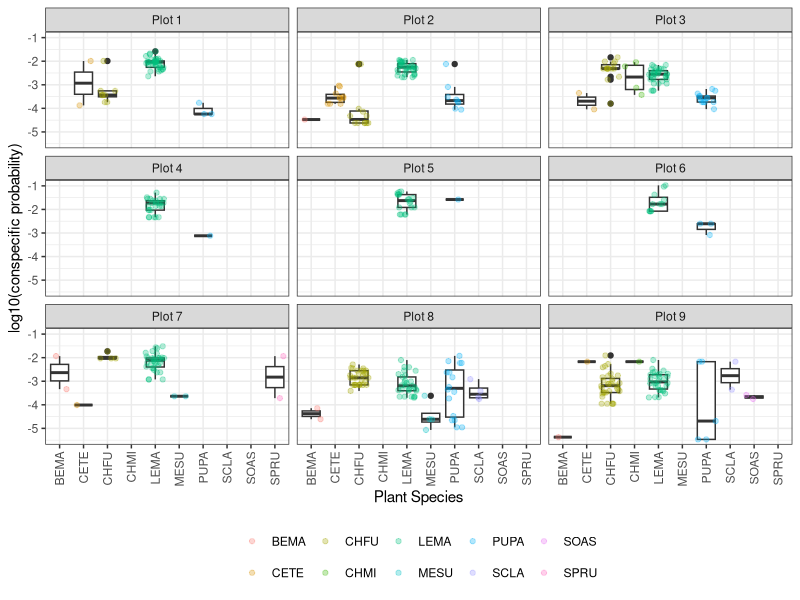
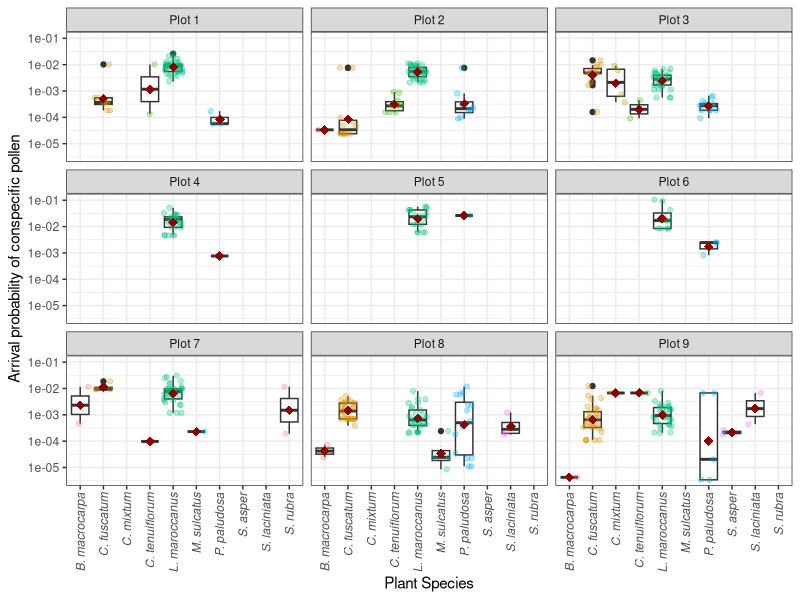
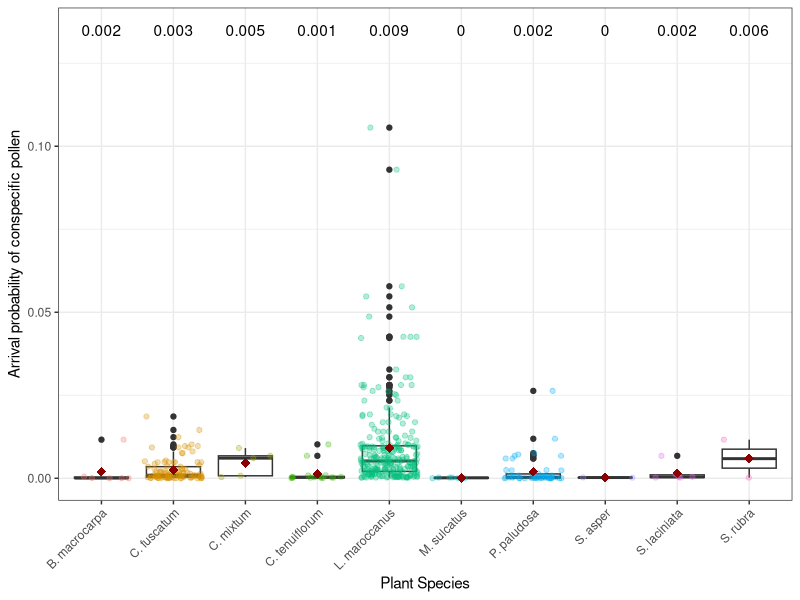
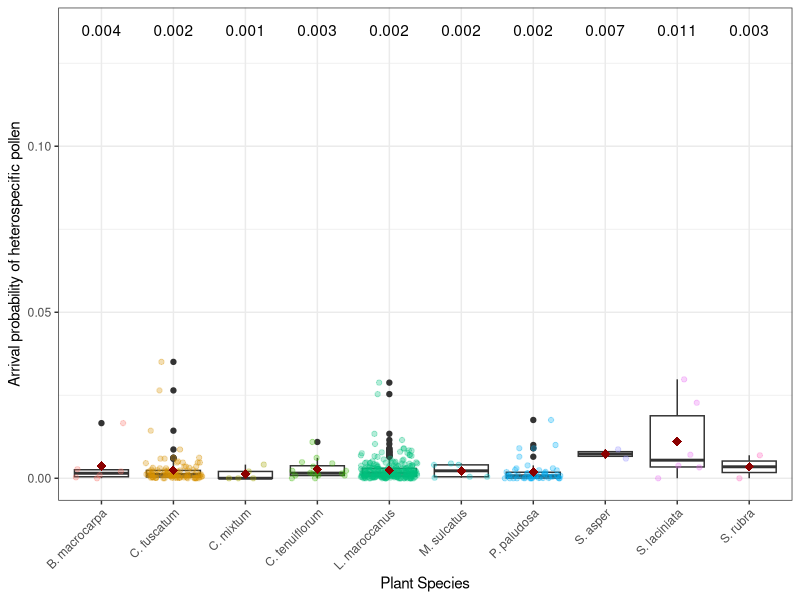
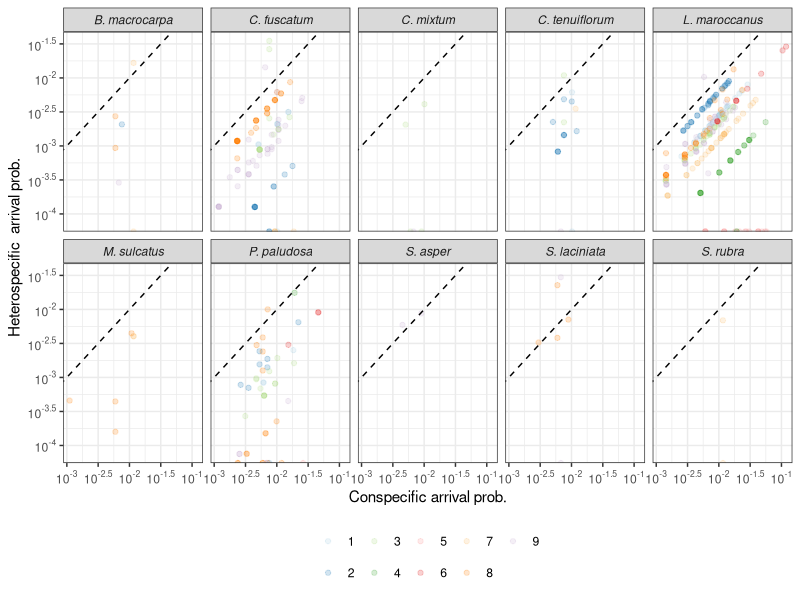
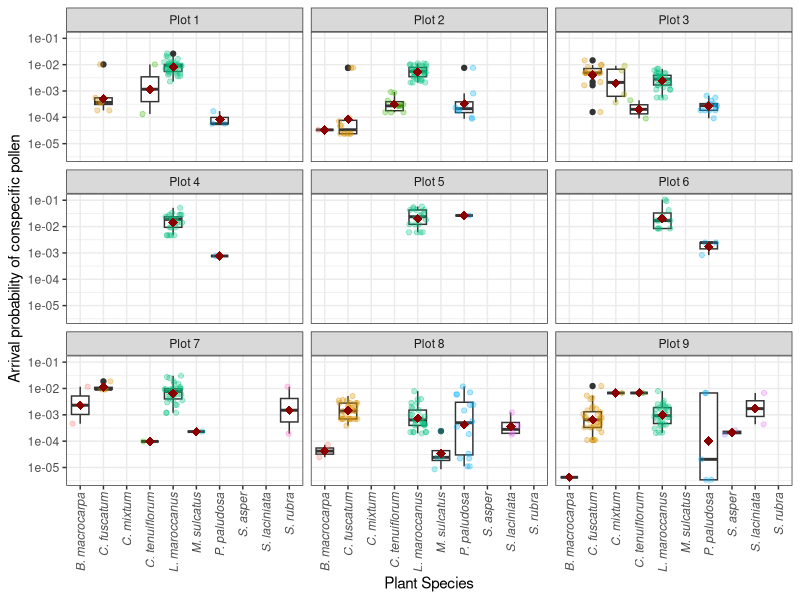
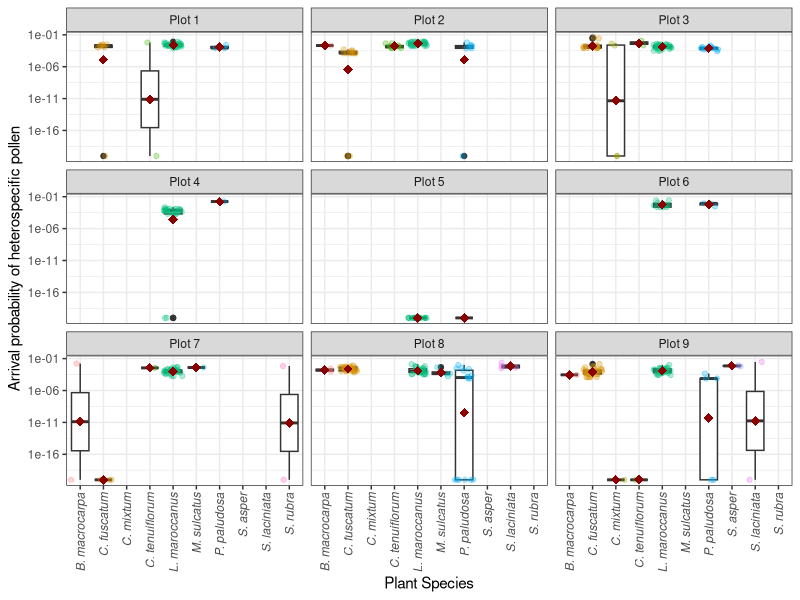
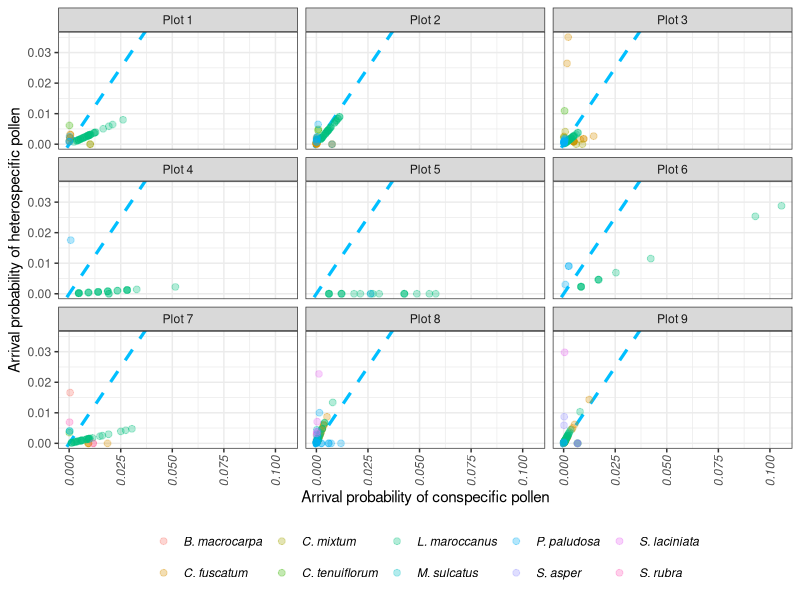

Here is the R script that generated these plots, in order:

library(tidyverse)

Prob_results_aux <- read_csv("Processed_data/2020_NN_plant_stationary_prob_results_efficiency.csv")
Prob_results_UNCOUPLED_aux <- read_csv("Processed_data/2020_NN_plant_stationary_prob_results_efficiency_UNCOUPLED.csv")

Prob_results_aux$consp_prob <- round(Prob_results_aux$consp_prob,10)
Prob_results_aux$heter_prob <- round(Prob_results_aux$heter_prob,10)

Prob_results_UNCOUPLED_aux$consp_prob_UNCOUPLED <- round(Prob_results_UNCOUPLED_aux$consp_prob_UNCOUPLED,10)

Prob_results <- Prob_results_aux %>%
  left_join(Prob_results_UNCOUPLED_aux, by=c("name","Plot","type","layer","number_plant_nodes_with_visits"))



plot_labs <-c(
  "Plot 1",
  "Plot 2",
  "Plot 3",
  "Plot 4",
  "Plot 5",
  "Plot 6",
  "Plot 7",
  "Plot 8",
  "Plot 9"
)
names(plot_labs) <- c(
  '1',
  '2',
  '3',
  '4',
  '5',
  "6",
  '7',
  '8',
  "9"
)



library(RColorBrewer)

ggplot(Prob_results,aes(x=layer,y=log10(consp_prob)))+
  #geom_violin()+ 
  
  geom_boxplot()+geom_point(aes(color=layer),
                            position = "jitter",alpha=0.3)+
  scale_fill_brewer(palette = 'Paired')+
  theme_bw()+
  facet_wrap(vars(Plot),nrow = 3,ncol = 3,labeller=labeller(Plot= plot_labs))+
  xlab("Plant Species") + ylab("log10(conspecific probability)") +
  labs(color = NULL)+ theme(legend.position="bottom")+
  theme(axis.text.x = element_text(angle = 90, vjust = 0.5, hjust=1))



means <- aggregate((consp_prob) ~  layer + Plot,
                   Prob_results, mean)

#Test significance of differences
library(ggpubr)
Prob_results_exp <- Prob_results
Prob_results_exp$layer[Prob_results_exp$layer == "BEMA"] <- "B. macrocarpa"
Prob_results_exp$layer[Prob_results_exp$layer == "CETE"] <- "C. tenuiflorum"
Prob_results_exp$layer[Prob_results_exp$layer == "CHFU"] <- "C. fuscatum"
Prob_results_exp$layer[Prob_results_exp$layer == "CHMI"] <- "C. mixtum"
Prob_results_exp$layer[Prob_results_exp$layer == "LEMA"] <- "L. maroccanus"
Prob_results_exp$layer[Prob_results_exp$layer == "MESU"] <- "M. sulcatus"
Prob_results_exp$layer[Prob_results_exp$layer == "PUPA"] <- "P. paludosa"
Prob_results_exp$layer[Prob_results_exp$layer == "SCLA"] <- "S. laciniata"
Prob_results_exp$layer[Prob_results_exp$layer == "SOAS"] <- "S. asper"
Prob_results_exp$layer[Prob_results_exp$layer == "SPRU"] <- "S. rubra"

# We add equiprobability line


nodes <- tibble(Plot = c(1:9), nodes = c(49,66,66,26,19,14,43,84,74)+
                            0*c(23,30,30,11,8,7,22,41,34))

Prob_results_exp_nodes <- Prob_results_exp %>% left_join(nodes, by = "Plot") 

ggplot(Prob_results_exp_nodes,
       aes(x=layer,y=(consp_prob)))+
  geom_boxplot()+
  geom_point(aes(color=layer),position = "jitter",alpha=0.3)+
  scale_fill_brewer(palette = 'Paired')+
  theme_bw()+scale_y_continuous(trans='log10')+
  stat_summary(fun=mean, colour="darkred", geom="point", 
               shape=18, size=3,show.legend = FALSE) + 
  #geom_text(data = means, aes(label = round(`(consp_prob)`,2), y = 0.1))+
  facet_wrap(vars(Plot),nrow = 3,ncol = 3,labeller=labeller(Plot= plot_labs))+
  #geom_hline(data = Prob_results_exp_nodes, aes(yintercept = 1/nodes),linetype ="dashed")+
  #ggtitle(paste0("Plot ",i)) +
  xlab("Plant Species") + ylab("Arrival probability of conspecific pollen")+
  labs(fill = NULL)+ theme(legend.position="none")+
  theme(axis.text.x = element_text(angle = 90, vjust=0.5, hjust=1))+ 
  theme(axis.text.x = element_text(face = "italic"))
#+stat_compare_means()

#Save 600 x 400

png("New_Figures/fig4_cons.png", width=1961*2, height = 1961*2*400/600, res=300*2)
ggplot(Prob_results_exp_nodes,
       aes(x=layer,y=(consp_prob)))+
  geom_boxplot()+
  geom_point(aes(color=layer),position = "jitter",alpha=0.3)+
  scale_fill_brewer(palette = 'Paired')+
  theme_bw()+scale_y_continuous(trans='log10')+
  stat_summary(fun=mean, colour="darkred", geom="point", 
               shape=18, size=3,show.legend = FALSE) + 
  #geom_text(data = means, aes(label = round(`(consp_prob)`,2), y = 0.1))+
  facet_wrap(vars(Plot),nrow = 3,ncol = 3,labeller=labeller(Plot= plot_labs))+
  #geom_hline(data = Prob_results_exp_nodes, aes(yintercept = 1/nodes),linetype ="dashed")+
  #ggtitle(paste0("Plot ",i)) +
  xlab("Plant Species") + ylab("Arrival probability of conspecific pollen")+
  labs(fill = NULL)+ theme(legend.position="none")+
  theme(axis.text.x = element_text(angle = 90, vjust=0.5, hjust=1))+ 
  theme(axis.text.x = element_text(face = "italic"))
dev.off()

means_plot <- aggregate((consp_prob) ~  Plot,
          Prob_results_exp, mean)

cor(means_plot$`(consp_prob)`,nodes$nodes,method = "spearman")
cor.test(means_plot$`(consp_prob)`,nodes$nodes,method = "spearman")

means <- aggregate((consp_prob) ~  layer,
                   Prob_results_exp, mean)

#Test significance of differences
library(ggpubr)

ggplot(Prob_results_exp,aes(x=layer,y=(consp_prob)))+
  geom_boxplot()+
  geom_point(aes(color=layer),position = "jitter",alpha=0.3)+
  scale_fill_brewer(palette = 'Paired')+
  theme_bw()+
  stat_summary(fun=mean, colour="darkred", geom="point", 
               shape=18, size=3,show.legend = FALSE) + 
  geom_text(data = means, aes(label = round(`(consp_prob)`,3), y = 0.135))+
  #facet_wrap(vars(Plot),nrow = 3,ncol = 3,labeller=labeller(Plot= plot_labs))+
  #ggtitle(paste0("Plot ",i)) +
  xlab("Plant Species") + ylab("Arrival probability of conspecific pollen")+ 
  labs(fill = NULL)+ theme(legend.position="none")+
  theme(axis.text.x = element_text(angle = 45, hjust = 1))
#+stat_compare_means()


##########################################

png("New_Figures/fig4_hter.png", width=1961*2, height = 1961*2*400/600, res=300*2)
ggplot(Prob_results_exp_nodes %>% mutate(heter_prob=heter_prob+1e-20),
       aes(x=layer,y=(heter_prob)))+
  geom_boxplot()+
  geom_point(aes(color=layer),position = "jitter",alpha=0.3)+
  scale_fill_brewer(palette = 'Paired')+
  theme_bw()+scale_y_continuous(trans='log10')+
  stat_summary(fun=mean, colour="darkred", geom="point", 
               shape=18, size=3,show.legend = FALSE) + 
  #geom_text(data = means, aes(label = round(`(consp_prob)`,2), y = 0.1))+
  facet_wrap(vars(Plot),nrow = 3,ncol = 3,labeller=labeller(Plot= plot_labs))+
  #geom_hline(data = Prob_results_exp_nodes, aes(yintercept = 1/nodes),linetype ="dashed")+
  #ggtitle(paste0("Plot ",i)) +
  xlab("Plant Species") + ylab("Arrival probability of heterospecific pollen")+
  labs(fill = NULL)+ theme(legend.position="none")+
  theme(axis.text.x = element_text(angle = 90, vjust=0.5, hjust=1))+ 
  theme(axis.text.x = element_text(face = "italic"))
dev.off()

means_plot <- aggregate((heter_prob) ~  Plot,
                        Prob_results_exp, mean)

cor(means_plot$`(heter_prob)`,nodes$nodes,method = "spearman")
cor.test(means_plot$`(heter_prob)`,nodes$nodes,method = "spearman")

means <- aggregate((heter_prob) ~  layer,
                   Prob_results_exp, mean)

#Test significance of differences
library(ggpubr)

ggplot(Prob_results_exp,aes(x=layer,y=(heter_prob)))+
  geom_boxplot()+
  geom_point(aes(color=layer),position = "jitter",alpha=0.3)+
  scale_fill_brewer(palette = 'Paired')+
  theme_bw()+
  stat_summary(fun=mean, colour="darkred", geom="point", 
               shape=18, size=3,show.legend = FALSE) + 
  geom_text(data = means, aes(label = round(`(heter_prob)`,3), y = 0.135))+
  #facet_wrap(vars(Plot),nrow = 3,ncol = 3,labeller=labeller(Plot= plot_labs))+
  #ggtitle(paste0("Plot ",i)) +
  xlab("Plant Species") + ylab("Arrival probability of heterospecific pollen")+ 
  labs(fill = NULL)+ theme(legend.position="none")+
  theme(axis.text.x = element_text(angle = 45, hjust = 1))
#+stat_compare_means()

#################

png("New_Figures/fig4_cons_VS_heter.png", width=1961*2, height = 1961*2*400/600, res=300*2)
ggplot(Prob_results_exp_nodes,# %>% filter(heter_prob>1e-20),
       aes(x=(consp_prob),y=(heter_prob)))+
  geom_abline(aes(slope= 1, intercept = 0),linetype ="dashed",color="deepskyblue", size=1.1)+
  geom_point(aes(color=layer),position="jitter",size=2,alpha=0.3)+
  scale_fill_brewer(palette = 'Paired')+
  theme_bw()+#scale_x_continuous(trans='log10')+scale_y_continuous(trans='log10')+
  # stat_summary(fun=mean, colour="darkred", geom="point", 
  #              shape=18, size=3,show.legend = FALSE) + 
  #geom_text(data = means, aes(label = round(`(consp_prob)`,2), y = 0.1))+
  facet_wrap(vars(Plot),nrow = 3,ncol = 3,labeller=labeller(Plot= plot_labs))+
  #ggtitle(paste0("Plot ",i)) +
  xlab("Arrival probability of conspecific pollen") + ylab("Arrival probability of heterospecific pollen")+
  labs(fill = NULL)+ theme(legend.position="none")+
  theme(axis.text.x = element_text(angle = 90, vjust=0.5, hjust=1))+ 
  theme(axis.text.x = element_text(face = "italic"))+
  labs(color = NULL)+ theme(legend.position="bottom")+
  theme(legend.text = element_text(face = "italic"))#+
  # theme(axis.text=element_text(size=15),  axis.title=element_text(size=15,face="bold"))+                                                                # Change font size
  # theme(strip.text.x = element_text(size = 15))+
  # theme(legend.text = element_text(size=15),legend.title=element_text(size=15))+ 
  # guides(fill = guide_legend(override.aes = list(size=2)))
dev.off()


library(scales)

png("New_Figures/fig_Probabilities.png", width=1961*2, height = 1961*2*300/600, res=300*2)
ggplot(Prob_results_exp_nodes,aes(x=consp_prob_UNCOUPLED,y = heter_prob))+
  geom_point(alpha=0.2, position = "jitter")+
  #scale_shape_manual(values=1:nlevels(stationary_prob_final$layer))+
  #facet_wrap(vars(Plot),nrow = 3,ncol = 3,labeller=labeller(Plot= plot_labs))+
  facet_wrap(vars(layer),nrow = 2,ncol = 5)+
  geom_abline(aes(slope=1,intercept=0),linetype = "dashed")+
  scale_color_brewer(palette="Paired")+
  #ggtitle(paste0("Plot ",i)) +
  xlab("Average probability of receiving\ninformation from consp. (uncoupled layers)") + ylab("Average probability of receiving\ninformation from heterosp.")+
  scale_x_log10(breaks = trans_breaks("log10", function(x) 10^x),
                labels = trans_format("log10", math_format(10^.x))) +
  scale_y_log10(breaks = trans_breaks("log10", function(x) 10^x),
                labels = trans_format("log10", math_format(10^.x)))+
  theme_bw()+
  labs(color=NULL,shape=NULL)+
  theme(legend.position = "bottom")+ theme(strip.text = element_text(face = "italic"))
dev.off()


png("New_Figures/fig_Probabilities.png", width=1961*2, height = 1961*2*300/600, res=300*2)
ggplot(Prob_results_exp_nodes,aes(x=consp_prob_UNCOUPLED,y = consp_prob))+
  geom_point(alpha=0.2, position = "jitter")+
  #scale_shape_manual(values=1:nlevels(stationary_prob_final$layer))+
  #facet_wrap(vars(Plot),nrow = 3,ncol = 3,labeller=labeller(Plot= plot_labs))+
  facet_wrap(vars(layer),nrow = 2,ncol = 5)+
  geom_abline(aes(slope=1,intercept=0),linetype = "dashed")+
  scale_color_brewer(palette="Paired")+
  #ggtitle(paste0("Plot ",i)) +
  xlab("Average probability of receiving\ninformation from consp. (uncoupled layers)") + ylab("Average probability of receiving\ninformation from consp.")+
  scale_x_log10(breaks = trans_breaks("log10", function(x) 10^x),
                labels = trans_format("log10", math_format(10^.x))) +
  scale_y_log10(breaks = trans_breaks("log10", function(x) 10^x),
                labels = trans_format("log10", math_format(10^.x)))+
  theme_bw()+
  labs(color=NULL,shape=NULL)+
  theme(legend.position = "bottom")+ theme(strip.text = element_text(face = "italic"))
dev.off()

ggplot(Prob_results_exp_nodes,aes(x=consp_prob_UNCOUPLED,y = heter_prob, color = as.factor(Plot)))+
  geom_point(alpha=0.2, position = "jitter")+
  #scale_shape_manual(values=1:nlevels(stationary_prob_final$layer))+
  #facet_wrap(vars(Plot),nrow = 3,ncol = 3,labeller=labeller(Plot= plot_labs))+
  facet_wrap(vars(layer),nrow = 2,ncol = 5)+
  geom_abline(aes(slope=1,intercept=0),linetype = "dashed")+
  scale_color_brewer(palette="Paired")+
  #ggtitle(paste0("Plot ",i)) +
  xlab("Conspecific arrival prob.") + ylab("Heterospecific  arrival prob.")+
  scale_x_log10(breaks = trans_breaks("log10", function(x) 10^x),
                labels = trans_format("log10", math_format(10^.x))) +
  scale_y_log10(breaks = trans_breaks("log10", function(x) 10^x),
                labels = trans_format("log10", math_format(10^.x)))+
  theme_bw()+
  labs(color=NULL,shape=NULL)+
  theme(legend.position = "bottom")+ theme(strip.text = element_text(face = "italic"))


plant <- "L. maroccanus"
homo_plant <- Prob_results_exp_nodes %>% filter(layer == plant) %>% 
  select(consp_prob_UNCOUPLED) %>% pull()
hete_plant <- Prob_results_exp_nodes %>% filter(layer == plant) %>% 
  select(heter_prob) %>% pull()
wilcox.test(homo_plant, hete_plant, paired = TRUE) #p-value < 2.2e-16

plant <- "C. fuscatum"
homo_plant <- Prob_results_exp_nodes %>% filter(layer == plant) %>% 
  select(consp_prob_UNCOUPLED) %>% pull()
hete_plant <- Prob_results_exp_nodes %>% filter(layer == plant) %>% 
  select(heter_prob) %>% pull()
wilcox.test(homo_plant, hete_plant, paired = TRUE) #p-value < 2.2e-16

plant <- "P. paludosa"
homo_plant <- Prob_results_exp_nodes %>% filter(layer == plant) %>% 
  select(consp_prob_UNCOUPLED) %>% pull()
hete_plant <- Prob_results_exp_nodes %>% filter(layer == plant) %>% 
  select(heter_prob) %>% pull()
wilcox.test(homo_plant, hete_plant, paired = TRUE) #p-value = 0.1356

plant <- "B. macrocarpa"
homo_plant <- Prob_results_exp_nodes %>% filter(layer == plant) %>% 
  select(consp_prob_UNCOUPLED) %>% pull()
hete_plant <- Prob_results_exp_nodes %>% filter(layer == plant) %>% 
  select(heter_prob) %>% pull()
wilcox.test(homo_plant, hete_plant, paired = TRUE) #p-value = 0.05791

plant <- "C. mixtum"
homo_plant <- Prob_results_exp_nodes %>% filter(layer == plant) %>% 
  select(consp_prob_UNCOUPLED) %>% pull()
hete_plant <- Prob_results_exp_nodes %>% filter(layer == plant) %>% 
  select(heter_prob) %>% pull()
wilcox.test(homo_plant, hete_plant, paired = TRUE) #p-value = 0.07186

plant <- "C. tenuiflorum"
homo_plant <- Prob_results_exp_nodes %>% filter(layer == plant) %>% 
  select(consp_prob_UNCOUPLED) %>% pull()
hete_plant <- Prob_results_exp_nodes %>% filter(layer == plant) %>% 
  select(heter_prob) %>% pull()
wilcox.test(homo_plant, hete_plant, paired = TRUE) #p-value = 0.0035

plant <- "M. sulcatus"
homo_plant <- Prob_results_exp_nodes %>% filter(layer == plant) %>% 
  select(consp_prob_UNCOUPLED) %>% pull()
hete_plant <- Prob_results_exp_nodes %>% filter(layer == plant) %>% 
  select(heter_prob) %>% pull()
wilcox.test(homo_plant, hete_plant, paired = TRUE) #p-value = 0.5862

plant <- "S. asper"
homo_plant <- Prob_results_exp_nodes %>% filter(layer == plant) %>% 
  select(consp_prob_UNCOUPLED) %>% pull()
hete_plant <- Prob_results_exp_nodes %>% filter(layer == plant) %>% 
  select(heter_prob) %>% pull()
wilcox.test(homo_plant, hete_plant, paired = TRUE) #p-value = 0.5

plant <- "S. laciniata"
homo_plant <- Prob_results_exp_nodes %>% filter(layer == plant) %>% 
  select(consp_prob_UNCOUPLED) %>% pull()
hete_plant <- Prob_results_exp_nodes %>% filter(layer == plant) %>% 
  select(heter_prob) %>% pull()
wilcox.test(homo_plant, hete_plant, paired = TRUE) #p-value = 0.05906

plant <- "S. rubra"
homo_plant <- Prob_results_exp_nodes %>% filter(layer == plant) %>% 
  select(consp_prob_UNCOUPLED) %>% pull()
hete_plant <- Prob_results_exp_nodes %>% filter(layer == plant) %>% 
  select(heter_prob) %>% pull()
wilcox.test(homo_plant, hete_plant, paired = TRUE) #p-value = 1
